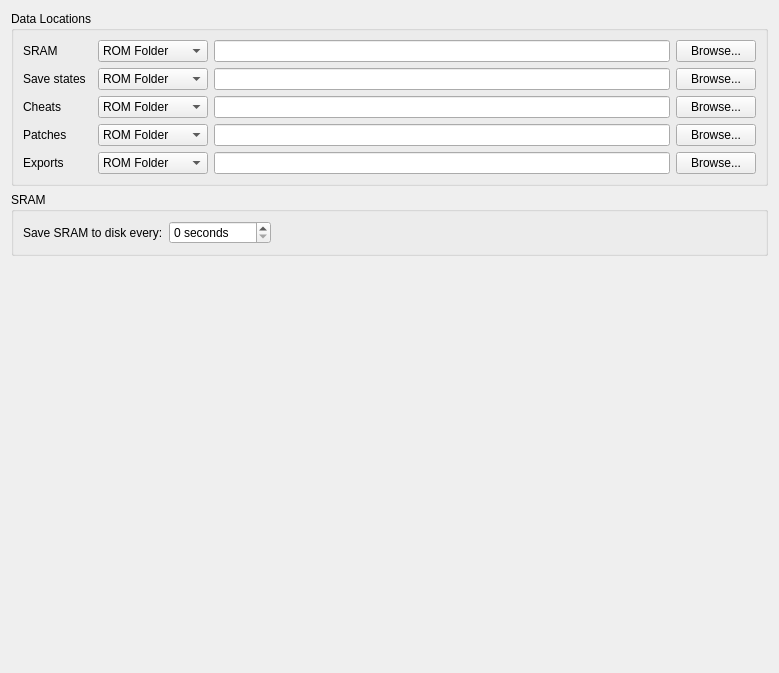
<?xml version="1.0" encoding="UTF-8"?>
<ui version="4.0">
 <class>FoldersPanel</class>
 <widget class="QWidget" name="FoldersPanel">
  <property name="geometry">
   <rect>
    <x>0</x>
    <y>0</y>
    <width>779</width>
    <height>673</height>
   </rect>
  </property>
  <property name="windowTitle">
   <string>Form</string>
  </property>
  <layout class="QVBoxLayout" name="verticalLayout">
   <item>
    <widget class="QGroupBox" name="groupBox">
     <property name="title">
      <string>Data Locations</string>
     </property>
     <layout class="QGridLayout" name="gridLayout">
      <item row="5" column="2">
       <widget class="QComboBox" name="comboBox_export">
        <property name="whatsThis">
         <string>&lt;html&gt;&lt;head/&gt;&lt;body&gt;&lt;p&gt;Determines where to save these files.&lt;/p&gt;&lt;p&gt;&lt;span style=&quot; font-style:italic;&quot;&gt;ROM Folder&lt;/span&gt; will always save to the same folder as the ROM.&lt;/p&gt;&lt;p&gt;&lt;span style=&quot; font-style:italic;&quot;&gt;Config Folder&lt;/span&gt; will save to a subfolder of the config folder that is shown. If there is a snes9x.conf file next to your executable, Snes9x will operate in portable mode and the config folder will be the folder the executable is in.&lt;/p&gt;&lt;p&gt;&lt;span style=&quot; font-style:italic;&quot;&gt;Custom&lt;/span&gt; allows you to specify exactly where to save these files.&lt;/p&gt;&lt;/body&gt;&lt;/html&gt;</string>
        </property>
        <item>
         <property name="text">
          <string>ROM Folder</string>
         </property>
        </item>
        <item>
         <property name="text">
          <string>Config Folder</string>
         </property>
        </item>
        <item>
         <property name="text">
          <string>Custom Folder</string>
         </property>
        </item>
       </widget>
      </item>
      <item row="1" column="2">
       <widget class="QComboBox" name="comboBox_state">
        <property name="whatsThis">
         <string>&lt;html&gt;&lt;head/&gt;&lt;body&gt;&lt;p&gt;Determines where to save these files.&lt;/p&gt;&lt;p&gt;&lt;span style=&quot; font-style:italic;&quot;&gt;ROM Folder&lt;/span&gt; will always save to the same folder as the ROM.&lt;/p&gt;&lt;p&gt;&lt;span style=&quot; font-style:italic;&quot;&gt;Config Folder&lt;/span&gt; will save to a subfolder of the config folder that is shown. If there is a snes9x.conf file next to your executable, Snes9x will operate in portable mode and the config folder will be the folder the executable is in.&lt;/p&gt;&lt;p&gt;&lt;span style=&quot; font-style:italic;&quot;&gt;Custom&lt;/span&gt; allows you to specify exactly where to save these files.&lt;/p&gt;&lt;/body&gt;&lt;/html&gt;</string>
        </property>
        <item>
         <property name="text">
          <string>ROM Folder</string>
         </property>
        </item>
        <item>
         <property name="text">
          <string>Config Folder</string>
         </property>
        </item>
        <item>
         <property name="text">
          <string>Custom Folder</string>
         </property>
        </item>
       </widget>
      </item>
      <item row="0" column="2">
       <widget class="QComboBox" name="comboBox_sram">
        <property name="whatsThis">
         <string>&lt;html&gt;&lt;head/&gt;&lt;body&gt;&lt;p&gt;Determines where to save these files.&lt;/p&gt;&lt;p&gt;&lt;span style=&quot; font-style:italic;&quot;&gt;ROM Folder&lt;/span&gt; will always save to the same folder as the ROM.&lt;/p&gt;&lt;p&gt;&lt;span style=&quot; font-style:italic;&quot;&gt;Config Folder&lt;/span&gt; will save to a subfolder of the config folder that is shown. If there is a snes9x.conf file next to your executable, Snes9x will operate in portable mode and the config folder will be the folder the executable is in.&lt;/p&gt;&lt;p&gt;&lt;span style=&quot; font-style:italic;&quot;&gt;Custom&lt;/span&gt; allows you to specify exactly where to save these files.&lt;/p&gt;&lt;/body&gt;&lt;/html&gt;</string>
        </property>
        <item>
         <property name="text">
          <string>ROM Folder</string>
         </property>
        </item>
        <item>
         <property name="text">
          <string>Config Folder</string>
         </property>
        </item>
        <item>
         <property name="text">
          <string>Custom Folder</string>
         </property>
        </item>
       </widget>
      </item>
      <item row="1" column="0">
       <widget class="QLabel" name="label_2">
        <property name="text">
         <string>Save states</string>
        </property>
       </widget>
      </item>
      <item row="0" column="4">
       <widget class="QPushButton" name="pushButton_sram">
        <property name="text">
         <string>Browse...</string>
        </property>
       </widget>
      </item>
      <item row="0" column="0" colspan="2">
       <widget class="QLabel" name="label">
        <property name="text">
         <string>SRAM</string>
        </property>
       </widget>
      </item>
      <item row="0" column="3">
       <widget class="QLineEdit" name="lineEdit_sram">
        <property name="readOnly">
         <bool>true</bool>
        </property>
       </widget>
      </item>
      <item row="4" column="2">
       <widget class="QComboBox" name="comboBox_patch">
        <property name="whatsThis">
         <string>&lt;html&gt;&lt;head/&gt;&lt;body&gt;&lt;p&gt;Determines where to save these files.&lt;/p&gt;&lt;p&gt;&lt;span style=&quot; font-style:italic;&quot;&gt;ROM Folder&lt;/span&gt; will always save to the same folder as the ROM.&lt;/p&gt;&lt;p&gt;&lt;span style=&quot; font-style:italic;&quot;&gt;Config Folder&lt;/span&gt; will save to a subfolder of the config folder that is shown. If there is a snes9x.conf file next to your executable, Snes9x will operate in portable mode and the config folder will be the folder the executable is in.&lt;/p&gt;&lt;p&gt;&lt;span style=&quot; font-style:italic;&quot;&gt;Custom&lt;/span&gt; allows you to specify exactly where to save these files.&lt;/p&gt;&lt;/body&gt;&lt;/html&gt;</string>
        </property>
        <item>
         <property name="text">
          <string>ROM Folder</string>
         </property>
        </item>
        <item>
         <property name="text">
          <string>Config Folder</string>
         </property>
        </item>
        <item>
         <property name="text">
          <string>Custom Folder</string>
         </property>
        </item>
       </widget>
      </item>
      <item row="3" column="2">
       <widget class="QComboBox" name="comboBox_cheat">
        <property name="whatsThis">
         <string>&lt;html&gt;&lt;head/&gt;&lt;body&gt;&lt;p&gt;Determines where to save these files.&lt;/p&gt;&lt;p&gt;&lt;span style=&quot; font-style:italic;&quot;&gt;ROM Folder&lt;/span&gt; will always save to the same folder as the ROM.&lt;/p&gt;&lt;p&gt;&lt;span style=&quot; font-style:italic;&quot;&gt;Config Folder&lt;/span&gt; will save to a subfolder of the config folder that is shown. If there is a snes9x.conf file next to your executable, Snes9x will operate in portable mode and the config folder will be the folder the executable is in.&lt;/p&gt;&lt;p&gt;&lt;span style=&quot; font-style:italic;&quot;&gt;Custom&lt;/span&gt; allows you to specify exactly where to save these files.&lt;/p&gt;&lt;/body&gt;&lt;/html&gt;</string>
        </property>
        <item>
         <property name="text">
          <string>ROM Folder</string>
         </property>
        </item>
        <item>
         <property name="text">
          <string>Config Folder</string>
         </property>
        </item>
        <item>
         <property name="text">
          <string>Custom Folder</string>
         </property>
        </item>
       </widget>
      </item>
      <item row="3" column="0">
       <widget class="QLabel" name="label_3">
        <property name="text">
         <string>Cheats</string>
        </property>
       </widget>
      </item>
      <item row="4" column="0">
       <widget class="QLabel" name="label_4">
        <property name="text">
         <string>Patches</string>
        </property>
       </widget>
      </item>
      <item row="5" column="0">
       <widget class="QLabel" name="label_5">
        <property name="text">
         <string>Exports</string>
        </property>
       </widget>
      </item>
      <item row="1" column="3">
       <widget class="QLineEdit" name="lineEdit_state">
        <property name="readOnly">
         <bool>true</bool>
        </property>
       </widget>
      </item>
      <item row="3" column="3">
       <widget class="QLineEdit" name="lineEdit_cheat">
        <property name="readOnly">
         <bool>true</bool>
        </property>
       </widget>
      </item>
      <item row="4" column="3">
       <widget class="QLineEdit" name="lineEdit_patch">
        <property name="readOnly">
         <bool>true</bool>
        </property>
       </widget>
      </item>
      <item row="5" column="3">
       <widget class="QLineEdit" name="lineEdit_export">
        <property name="readOnly">
         <bool>true</bool>
        </property>
       </widget>
      </item>
      <item row="1" column="4">
       <widget class="QPushButton" name="pushButton_state">
        <property name="text">
         <string>Browse...</string>
        </property>
       </widget>
      </item>
      <item row="3" column="4">
       <widget class="QPushButton" name="pushButton_cheat">
        <property name="text">
         <string>Browse...</string>
        </property>
       </widget>
      </item>
      <item row="4" column="4">
       <widget class="QPushButton" name="pushButton_patch">
        <property name="text">
         <string>Browse...</string>
        </property>
       </widget>
      </item>
      <item row="5" column="4">
       <widget class="QPushButton" name="pushButton_export">
        <property name="text">
         <string>Browse...</string>
        </property>
       </widget>
      </item>
     </layout>
    </widget>
   </item>
   <item>
    <widget class="QGroupBox" name="groupBox_2">
     <property name="title">
      <string>SRAM</string>
     </property>
     <layout class="QHBoxLayout" name="horizontalLayout_2">
      <item>
       <widget class="QLabel" name="label_6">
        <property name="text">
         <string>Save SRAM to disk every:</string>
        </property>
       </widget>
      </item>
      <item>
       <widget class="QSpinBox" name="spinBox_sram_interval">
        <property name="whatsThis">
         <string>&lt;html&gt;&lt;head/&gt;&lt;body&gt;&lt;p&gt;Setting this to anything other than 0 will save the SRAM (internal game saves) file regularly. If it is set to to 0, it will only save when exiting Snes9x or changing games, and you will lose any progress since the last save if your device crashes.&lt;/p&gt;&lt;/body&gt;&lt;/html&gt;</string>
        </property>
        <property name="suffix">
         <string> seconds</string>
        </property>
        <property name="maximum">
         <number>1000</number>
        </property>
       </widget>
      </item>
      <item>
       <spacer name="horizontalSpacer">
        <property name="orientation">
         <enum>Qt::Horizontal</enum>
        </property>
        <property name="sizeHint" stdset="0">
         <size>
          <width>40</width>
          <height>20</height>
         </size>
        </property>
       </spacer>
      </item>
     </layout>
    </widget>
   </item>
   <item>
    <spacer name="verticalSpacer">
     <property name="orientation">
      <enum>Qt::Vertical</enum>
     </property>
     <property name="sizeHint" stdset="0">
      <size>
       <width>20</width>
       <height>40</height>
      </size>
     </property>
    </spacer>
   </item>
  </layout>
 </widget>
 <resources/>
 <connections/>
</ui>
